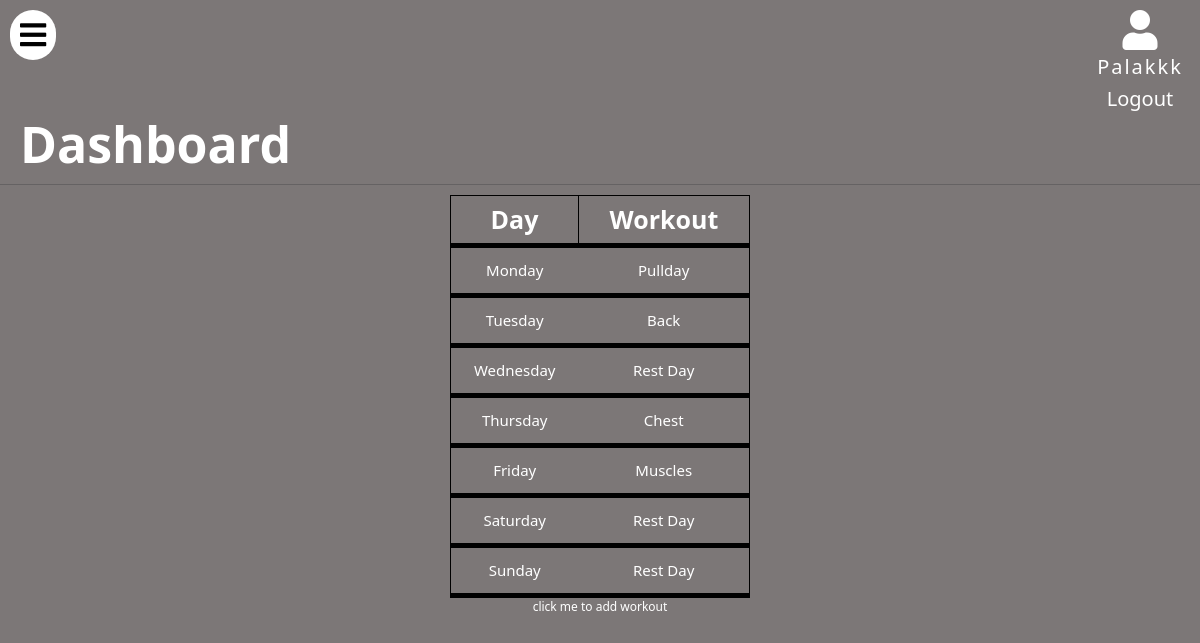
The app's page /userpage/ (signed in) with its own data.
### scheduler/models.py (models this page shows)
class Schedule(models.Model):
    user = models.ForeignKey(User,on_delete = models.CASCADE)
    name = models.CharField(max_length = 100,default = "Rest Day")
    day = models.CharField(max_length = 20,primary_key = True)

### scheduler/views.py (the view, shortened to what this page needs)
# urls.py: path("userpage/",include(user_links),name="userpage"),
def userpage(request):
    obj = models.Schedule.objects.filter(user = request.user)
    print(obj)
    context = {
        "user":request.user,
        "days":days,
        "obj":obj,
    }
    return render(request,"userPage.html",context)

### scheduler/templatetags/custom_tags.py (called while the page is built)
@register.filter
def zipper(a,b):
    return zip(a,b)

### templates/userPage.html (shortened to what this page needs)
{%include "base.html"%}
{%load static%}
{%block content%}
<div class="user-container">
    <header>
        <div id="user-info">
            <i class="fa fa-solid fa-user"></i>
            <h2>{{user|title}}</h2>
            <a href="{% url 'logout' %}">Logout</a>
        </div>
    </header>
    <div class="workout-scheduler">
        <h1>
            Dashboard
        </h1>
        <hr>
        <div class="workout-table">
            <table class="data-table">
                <tr>
                    <th>Day</th>
                    <th>Workout</th>
                </tr>
                {% load custom_tags %}
                {% for i,j in days|zipper:obj %}
                <tr class="exercise">
                    <td class="day">{{i|title}}</td>
                    <td class="exercise-name">{{j.name|title}}</td>
                </tr>
                {%endfor%}
            </table>
            <a style="font-size:12px" href="{%url 'newworkout'%}">click me to add workout</a>
        </div>
    </div>
</div>
{%endblock%}

### templates/base.html (shortened to what this page needs)
<!DOCTYPE html>
<html lang="en">
<head>
    <link rel="stylesheet" href="https://maxcdn.bootstrapcdn.com/bootstrap/3.4.1/css/bootstrap.min.css">
    <link rel="stylesheet" href="https://cdn.jsdelivr.net/npm/bootstrap-icons@1.10.3/font/bootstrap-icons.css">
    <link href="https://cdn.jsdelivr.net/npm/bootstrap@5.3.0-alpha1/dist/css/bootstrap.min.css" rel="stylesheet"
>
    <link rel="stylesheet" href="https://use.fontawesome.com/releases/v5.0.7/css/all.css">
    <link rel="stylesheet" href="https://cdnjs.cloudflare.com/ajax/libs/font-awesome/5.15.3/css/all.min.css" />
    <link rel="stylesheet" href="https://cdnjs.cloudflare.com/ajax/libs/font-awesome/5.15.3/css/all.min.css">
    {%load static%}
    <link type="text/css" rel="stylesheet" href="{% static 'style.css'%}" />
</head>
<body>
    <div id="menu">
        <i class="fa fa-bars" aria-hidden="true"></i>
    </div>
</body>
</html>

### templates/assets/style.css (style rules this page uses)
* { margin: 0; padding: 0; list-style: none; text-decoration: none; }
body { background-color: rgba(91, 85, 85, 0.797); }
a { color: white; text-decoration: none; }
.fa { color: blue; }
#menu { position: fixed; z-index: 1000; background-color: white; font-size: 30px; cursor: pointer; top: 10px; left: 10px; border-radius: 100px; }
#menu i { color: black; margin: 10px 10px; transition: transform 0.5s ease-out; }
.fa { color: white; }
th { text-align: end; column-gap: 10px; }
body { min-width: 100%; }
.user-container header { display: flex; flex-direction: column; color: white; font-size: 20px; align-items: end; }
#user-info { display: flex; flex-direction: column; align-items: center; margin-top: 10px; margin-right: 10px; width: 100px; }
#user-info h2 { letter-spacing: 2px; }
#user-info i { font-size: 40px; margin-bottom: 5px; }
.workout-scheduler h1 { margin-left: 20px; font-size: 50px; font-weight: bold; color: white; }
.workout-table { display: flex; flex-direction: column; align-items: center; }
.data-table { font-size: 15px; width: 300px; color: white; border: 1px solid black; }
.data-table tr td, th { height: 50px; text-align: center; }
.data-table tr { border-bottom: 5px solid black; }
.data-table th { font-size: 25px; font-weight: bold; }
.workouts-table td, th { text-align: center; border: 1px solid black; color: white; }

### records on screen
Schedule: day "Monday", name "Pullday"
Schedule: day "Tuesday", name "Back"
Schedule: day "Wednesday", name "Rest Day"
Schedule: day "Thursday", name "Chest"
Schedule: day "Friday", name "Muscles"
Schedule: day "Saturday", name "Rest Day"
Schedule: day "Sunday", name "Rest Day"

### other values on screen
{{ user|title }} "Palakkk"
